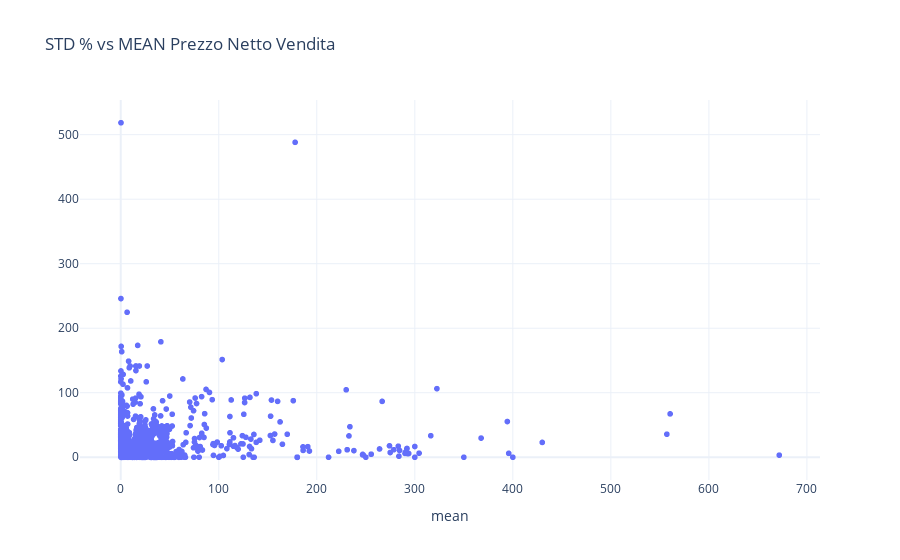

The code cell stored with this chart in its notebook:
### Code cell
fig = px.scatter(df_prezzi_vendita.dropna(), x='mean', y='', template='plotly_white', title='STD % vs MEAN Prezzo Netto Vendita')
fig.show()

### Figure 1 — Plotly figure (JSON) as saved in the notebook; plotly's stock layout.template omitted (floating-point values rounded to 4 significant figures; data arrays with more than 128 entries replaced by an {"elided": "..."} marker saying what was removed)
{"data": [{"hovertemplate": "mean=%{x}<br>=%{y}<extra></extra>", "legendgroup": "", "marker": {"color": "#636efa", "symbol": "circle"}, "mode": "markers", "name": "", "showlegend": false, "type": "scattergl", "x": {"elided": "1826 float values"}, "xaxis": "x", "y": {"elided": "1826 float values"}, "yaxis": "y"}], "layout": {"legend": {"tracegroupgap": 0}, "title": {"text": "STD % vs MEAN Prezzo Netto Vendita"}, "xaxis": {"anchor": "y", "domain": [0, 1], "title": {"text": "mean"}}, "yaxis": {"anchor": "x", "domain": [0, 1], "title": {"text": ""}}}}
